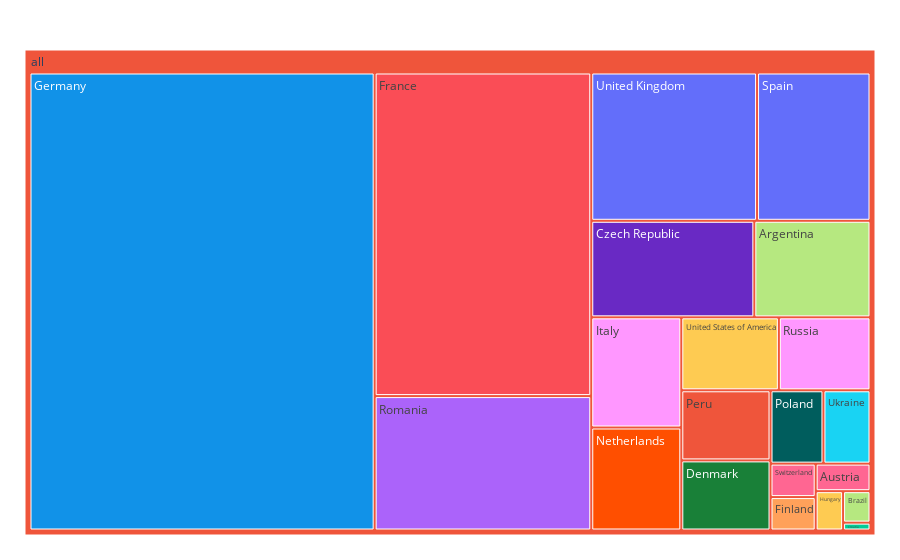

Notebook source saved alongside this figure:
### Code cell
import plotly.express as px

fig = px.treemap(countries_number, path=[px.Constant("all"), 'countryLabel'], values='nOfissue',
                color='countryLabel',
                color_discrete_map= {
                    "France": "#fa4d56",
                    "Germany": "#1192e8",
                    "Czech Republic": "#6929c4",
                    "Netherlands": "#FF4F00",
                    "Poland": "#005d5d",
                    "Denmark" : "#198038"  })
fig.update_traces(root_color="lightgrey")
fig.update_layout(margin = dict(t=50, l=25, r=25, b=25))
fig.write_image("treemap_countries_ag.png", scale=10) 
fig.show()

### Figure 1 — Plotly figure (JSON) as saved in the notebook; plotly's stock layout.template omitted (floating-point values rounded to 4 significant figures)
{"data": [{"branchvalues": "total", "customdata": [["Switzerland"], ["Brazil"], ["Italy"], ["Hungary"], ["Poland"], ["Spain"], ["Germany"], ["Peru"], ["Croatia"], ["Romania"], ["France"], ["Czech Republic"], ["Finland"], ["Ukraine"], ["Austria"], ["Argentina"], ["Russia"], ["United States of America"], ["United Kingdom"], ["Netherlands"], ["Denmark"], ["(?)"]], "domain": {"x": [0, 1], "y": [0, 1]}, "hovertemplate": "labels=%{label}<br>nOfissue=%{value}<br>parent=%{parent}<br>id=%{id}<br>countryLabel=%{customdata[0]}<extra></extra>", "ids": ["all/Switzerland", "all/Brazil", "all/Italy", "all/Hungary", "all/Poland", "all/Spain", "all/Germany", "all/Peru", "all/Croatia", "all/Romania", "all/France", "all/Czech Republic", "all/Finland", "all/Ukraine", "all/Austria", "all/Argentina", "all/Russia", "all/United States of America", "all/United Kingdom", "all/Netherlands", "all/Denmark", "all"], "labels": ["Switzerland", "Brazil", "Italy", "Hungary", "Poland", "Spain", "Germany", "Peru", "Croatia", "Romania", "France", "Czech Republic", "Finland", "Ukraine", "Austria", "Argentina", "Russia", "United States of America", "United Kingdom", "Netherlands", "Denmark", "all"], "marker": {"colors": ["#FF6692", "#B6E880", "#FF97FF", "#FECB52", "#005d5d", "#636efa", "#1192e8", "#EF553B", "#00cc96", "#ab63fa", "#fa4d56", "#6929c4", "#FFA15A", "#19d3f3", "#FF6692", "#B6E880", "#FF97FF", "#FECB52", "#636efa", "#FF4F00", "#198038", "#EF553B"]}, "name": "", "parents": ["all", "all", "all", "all", "all", "all", "all", "all", "all", "all", "all", "all", "all", "all", "all", "all", "all", "all", "all", "all", "all", ""], "root": {"color": "lightgrey"}, "type": "treemap", "values": [7, 4, 46, 5, 18, 78, 733, 29, 1, 135, 325, 73, 7, 16, 7, 52, 31, 33, 114, 43, 29, 1786]}], "layout": {"autosize": true, "legend": {"tracegroupgap": 0}, "margin": {"b": 25, "l": 25, "r": 25, "t": 50}}}
